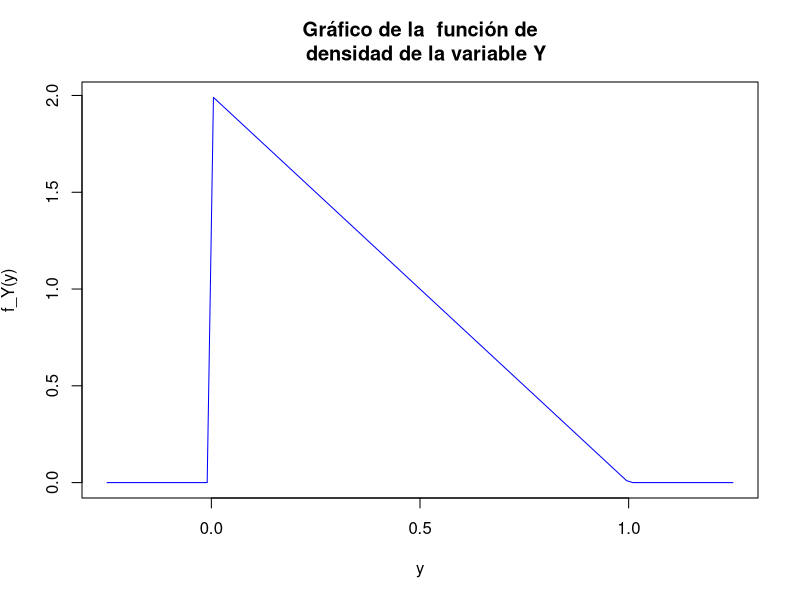

Reproduce this figure in R.
## ---- chunk 1
knitr::opts_chunk$set(echo = TRUE)
## ---- chunk 2
fY=function(y) { sapply(y, FUN=
                          function(x) {
                            if(x>0 & x<1){2*(1-x)} else {0}
                            }
                        )}

### cuiidado curve pide que la función tenga la variable de nombre x
curve(fY(x),xlim=c(-0.25,1.25),xlab="y",
      ylab=expression("f_Y(y)"), 
      main="Gráfico de la  función de\n  densidad de la variable Y",
      col="blue")
## ---- chunk 3
dbinom(1,size = 5000,prob =1/10000)
dpois(1,5000/10000)
## ---- chunk 4
1-pbinom(1,size = 5000,prob =1/10000)
1-ppois(1,5000/10000)
## ---- chunk 5
dpois(0,15)
round(dpois(0,15),7)
## ---- chunk 6
1-ppois(10,15)
## ---- chunk 7
x=0:10
x
probabilidades=(15^x)/factorial(x)*exp(-15)
probabilidades
1-sum(probabilidades)
## ---- chunk 8
1-pnorm(20000,mean=120000, sd=140000)
## ---- chunk 9
1-pnorm(20000,mean=22000, sd=1000)
## ---- chunk 10
1-pnorm(24000,mean=120000, sd=140000)
## ---- chunk 11
1-pnorm(24000,mean=22000, sd=1000)
## ---- chunk 12
qnorm(0.995)
